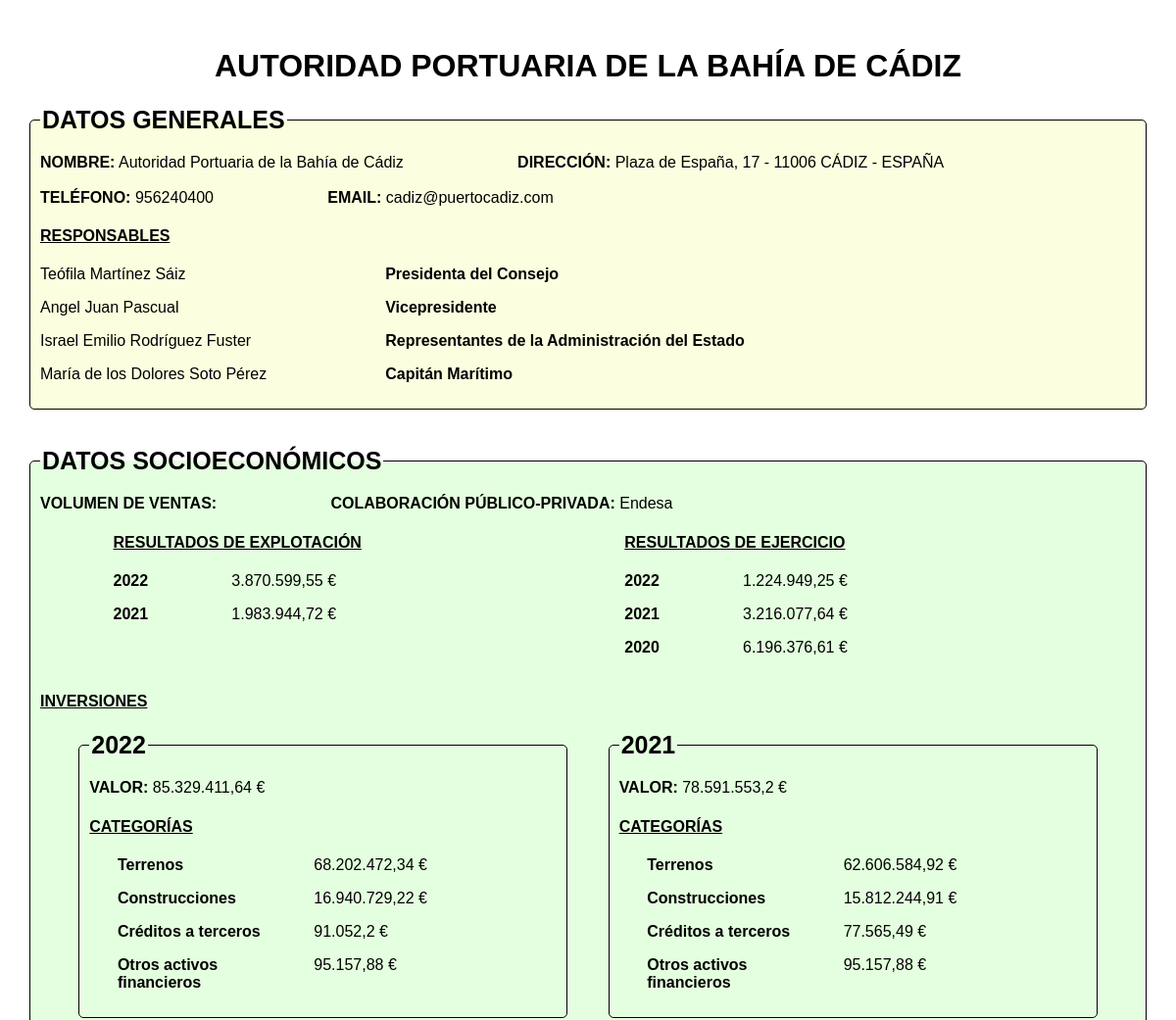
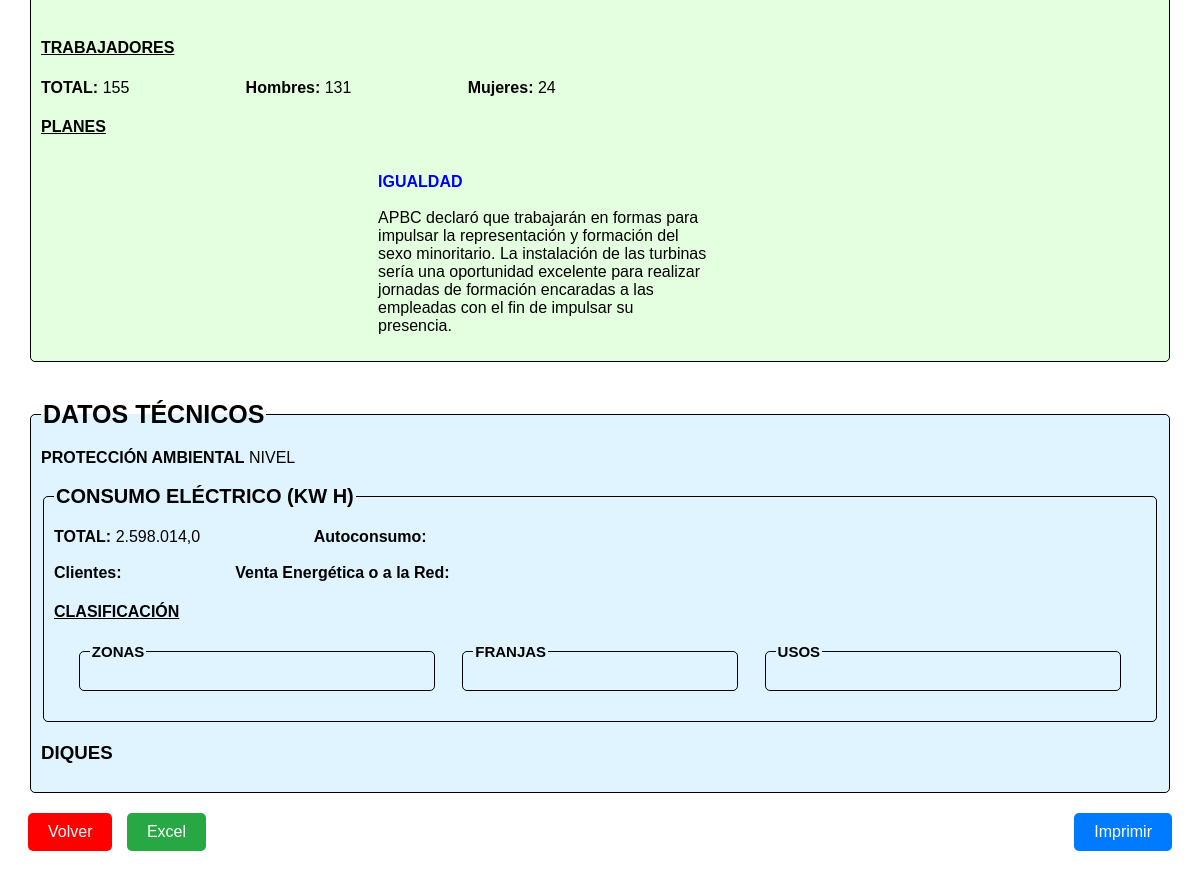
Page /show_details/3 on the earlier database version (2 pictures, top to bottom).
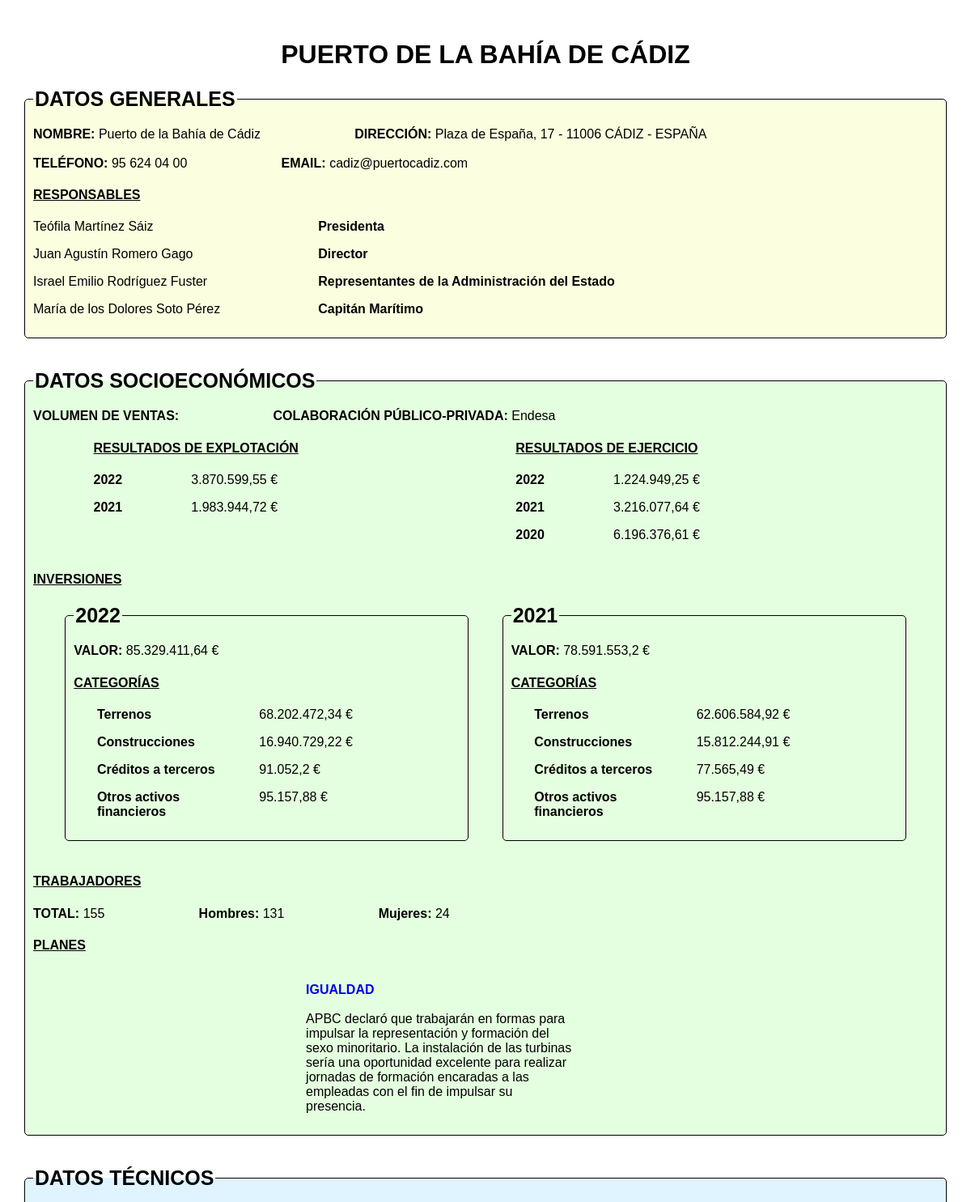
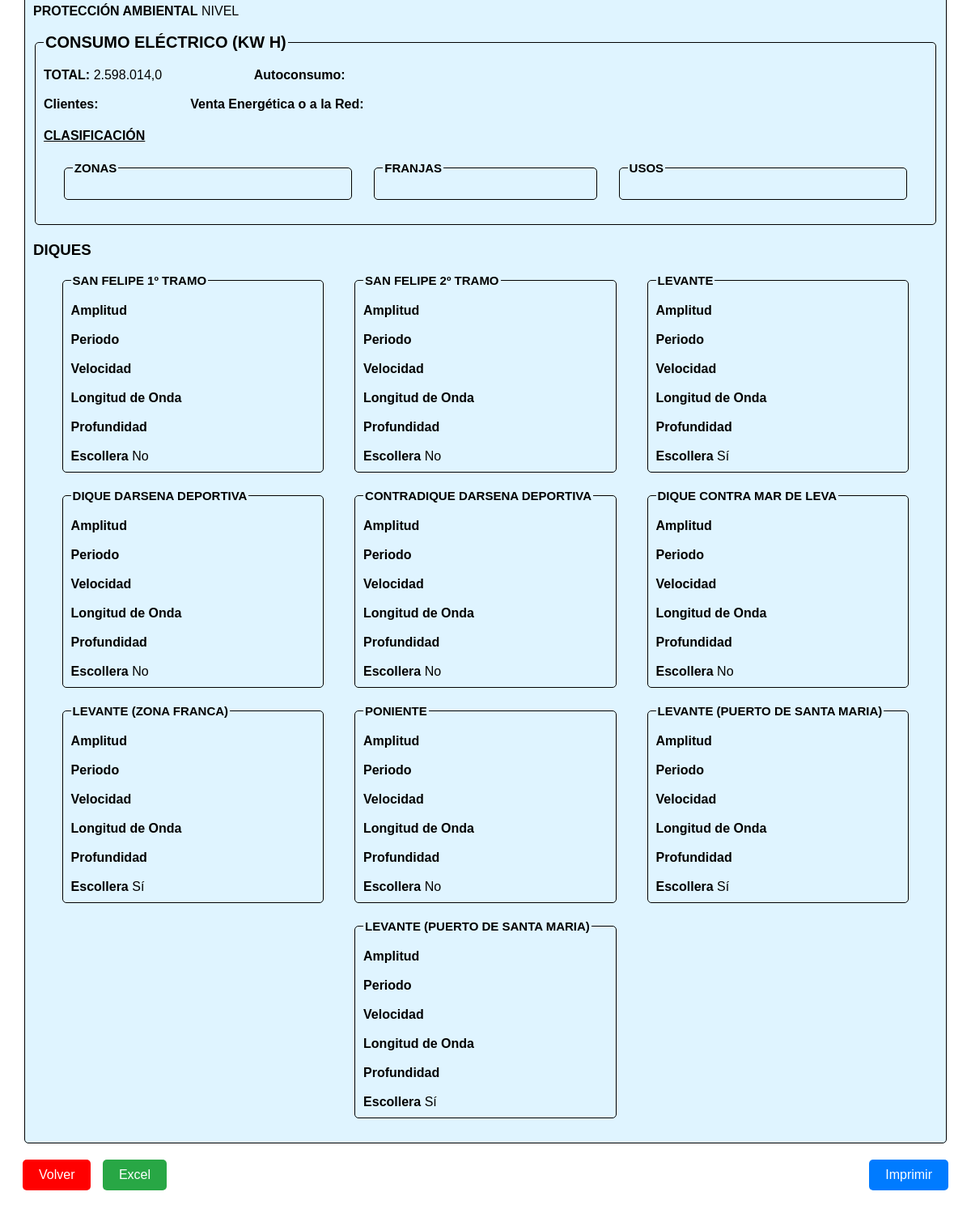
Same page on the later database version (2 pictures, top to bottom).
### tables this page shows
CREATE TABLE Generales (
        puerto_id INTEGER PRIMARY KEY AUTOINCREMENT,
        nombre_pu TEXT NOT NULL,
        direccion TEXT NOT NULL,
        telefono TEXT NOT NULL,
        mail TEXT NOT NULL
    );

CREATE TABLE Responsables (
        responsable_id INTEGER PRIMARY KEY AUTOINCREMENT,
        puerto_id INTEGER NOT NULL,
        nombre_res TEXT NOT NULL,
        apellidos TEXT NOT NULL,
        cargo_res TEXT NOT NULL,
        FOREIGN KEY (puerto_id) REFERENCES Generales(puerto_id)
    );

CREATE TABLE ResultadoExplotacion (
        resultado_id INTEGER PRIMARY KEY AUTOINCREMENT,
        puerto_id INTEGER NOT NULL,
        anio_ex INTEGER,
        valor_ex REAL,
        FOREIGN KEY (puerto_id) REFERENCES Socioeconomicos(puerto_id)
    );

CREATE TABLE ResultadoEjercicio (
        resultado_id INTEGER PRIMARY KEY AUTOINCREMENT,
        puerto_id INTEGER NOT NULL,
        anio_ej INTEGER,
        valor_ej REAL,
        FOREIGN KEY (puerto_id) REFERENCES Socioeconomicos(puerto_id)
    );

CREATE TABLE Inversiones (
        inversion_id INTEGER PRIMARY KEY AUTOINCREMENT,
        puerto_id INTEGER NOT NULL,
        anio_in INTEGER,
        valor_in REAL,
        FOREIGN KEY (puerto_id) REFERENCES Socioeconomicos(puerto_id)
    );

CREATE TABLE CategoriasInversiones (
        categoria_id INTEGER PRIMARY KEY AUTOINCREMENT,
        inversion_id INTEGER NOT NULL,
        puerto_id INTEGER NOT NULL,
        nombre_cat TEXT,
        valor_cat REAL,
        FOREIGN KEY (inversion_id) REFERENCES Inversiones(inversion_id)
    );

CREATE TABLE Diques (
        dique_id INTEGER PRIMARY KEY AUTOINCREMENT,
        puerto_id INTEGER NOT NULL,
        nombre_dique TEXT,
        amplitud REAL,
        periodo REAL,
        velocidad REAL,
        longitud_onda REAL,
        profundidad REAL,
        escullera BOOLEAN,
        FOREIGN KEY (puerto_id) REFERENCES Tecnicos(puerto_id)
    );

### main.py (the view, shortened to what this page needs)
@app.route('/show_details/<puerto_id>', methods=['GET', 'POST'])
def show_details(puerto_id):
    conn = sqlite3.connect('puertos.db')
    cursor = conn.cursor()
    cursor.execute("SELECT * FROM Generales WHERE puerto_id=?", (puerto_id,))
    generales = cursor.fetchone()
    nombre = generales[1]
    generales_columns = [desc[0] for desc in cursor.description]
    cursor.execute("SELECT * FROM Responsables WHERE puerto_id=?", (puerto_id,))
    responsables = cursor.fetchall()
    responsables_columns = [desc[0] for desc in cursor.description]
    cursor.execute("SELECT * FROM Socioeconomicos WHERE puerto_id=?", (puerto_id,))
    socioeconomicos = cursor.fetchone()
    socioeconomicos_columns = [desc[0] for desc in cursor.description]
    cursor.execute("SELECT * FROM Tecnicos WHERE puerto_id=?", (puerto_id,))
    tecnicos = cursor.fetchone()
    tecnicos_columns = [desc[0] for desc in cursor.description]
    cursor.execute("SELECT * FROM ResultadoExplotacion WHERE puerto_id=?", (puerto_id,))
    explotacion = cursor.fetchall()
    explotacion_columns = [desc[0] for desc in cursor.description]
    cursor.execute("SELECT * FROM ResultadoEjercicio WHERE puerto_id=?", (puerto_id,))
    ejercicios = cursor.fetchall()
    ejercicios_columns = [desc[0] for desc in cursor.description]
    cursor.execute("SELECT * FROM Inversiones WHERE puerto_id=?", (puerto_id,))
    inversiones = cursor.fetchall()
    inversiones_columns = [desc[0] for desc in cursor.description]
    cursor.execute("SELECT * FROM CategoriasInversiones WHERE puerto_id=?", (puerto_id,))
    categorias = cursor.fetchall()
    categorias_columns = [desc[0] for desc in cursor.description]
    cursor.execute("SELECT * FROM ZonasConsumoElectrico WHERE puerto_id=?", (puerto_id,))
    zonas = cursor.fetchall()
    zonas_columns = [desc[0] for desc in cursor.description]
    cursor.execute("SELECT * FROM FranjasHorariasConsumoElectrico WHERE puerto_id=?", (puerto_id,))
    franjas = cursor.fetchall()
    franjas_columns = [desc[0] for desc in cursor.description]
    cursor.execute("SELECT * FROM UsosConsumoElectrico WHERE puerto_id=?", (puerto_id,))
    usos = cursor.fetchall()
    usos_columns = [desc[0] for desc in cursor.description]
    cursor.execute("SELECT * FROM Diques WHERE puerto_id=?", (puerto_id,))
    diques = cursor.fetchall()
    diques_columns = [desc[0] for desc in cursor.description]
    conn.close()
    def convert_to_dataframe(data, columns):
        if isinstance(data, list) and len(data) > 0:
            return pd.DataFrame(data, columns=columns)
        elif data:
            return pd.DataFrame([data], columns=columns)
        else:
            return pd.DataFrame(columns=columns)
    df_generales = convert_to_dataframe(generales, generales_columns)
    df_responsables = convert_to_dataframe(responsables, responsables_columns)
    df_socioeconomicos = convert_to_dataframe(socioeconomicos, socioeconomicos_columns)
    df_tecnicos = convert_to_dataframe(tecnicos, tecnicos_columns)
    df_explotacion = convert_to_dataframe(explotacion, explotacion_columns)
    df_ejercicios = convert_to_dataframe(ejercicios, ejercicios_columns)
    df_inversiones = convert_to_dataframe(inversiones, inversiones_columns)
    df_categorias = convert_to_dataframe(categorias, categorias_columns)
    df_zonas = convert_to_dataframe(zonas, zonas_columns)
    df_franjas = convert_to_dataframe(franjas, franjas_columns)
    df_usos = convert_to_dataframe(usos, usos_columns)
    df_diques = convert_to_dataframe(diques, diques_columns)
    return render_template('details.html', generales=generales, responsables=responsables,
                           socioeconomicos=socioeconomicos, tecnicos=tecnicos, explotacion=explotacion,
                           ejercicios=ejercicios, inversiones=inversiones, categorias=categorias,
                           zonas=zonas, franjas=franjas, usos=usos, diques=diques)

### templates/details.html (shortened to what the changed rows need)
<!DOCTYPE html>
<html lang="es">
<head>
    <link rel="stylesheet" href="{{ url_for('static', filename='styles.css') }}">
</head>
<body>
<div class="container">
    <h1>{{ generales[1] }}</h1>
    <fieldset class="datos_generales" >
        {% macro format_valor(valor) %}
            {% set valor = valor|string %}
            {% set valor = valor|replace('.', ',') %}
            {% set valor = valor|reverse %}
            {% set character_position = valor.find(",") %}
            {% set v=namespace(valor_con_puntos = '') %}
            {% if character_position != -1 %}
                {% set ns = namespace(contador=0) %}
                {% for index in range(character_position + 1, valor|length) %}
                    {% if ns.contador == 3 %}
                        {% set v.valor_con_puntos = v.valor_con_puntos ~ '.' %}
                        {% set ns.contador = 0 %}
                    {% endif %}
                    {% set ns.contador = ns.contador + 1 %}
                    {% set v.valor_con_puntos = v.valor_con_puntos + valor[index] %}
                {% endfor %}
                {% set v.valor_con_puntos = valor[:character_position + 1] ~ v.valor_con_puntos %}
            {% endif %}
            {% if valor.endswith('-') %}
                {%set v.valor_con_puntos = v.valor_con_puntos|reverse%}
                {{ v.valor_con_puntos[1:]}}
            {% else %}
                {{ v.valor_con_puntos|reverse }}
            {% endif %}
        {% endmacro %}
        <legend>Datos Generales</legend>
        <p>
            <span><b>NOMBRE:</b></span>
            <span>{{ generales[1] }}</span>
        </p>
        <p>
            <span><b>DIRECCIÓN:</b></span>
            <span>{{ generales[2] }}</span>
        </p><br><br>
        <p>
            <span><b>TELÉFONO:</b></span>
            <span>{{ generales[3] }}</span>
        </p>
        <p>
            <span><b>EMAIL:</b></span>
            <span>{{ generales[4] }}</span>
        </p>
        <h4><u>RESPONSABLES</u></h4>
        <div id="responsables">
            {% for responsable in responsables %}
            <div id="responsable_{{ loop.index }}">
                <p style="display: flex;">
                    <span style="flex: 0.35;">{{ responsable[2] }} {{ responsable[3] }}</span>
                    <span style="flex: 0.65;"><b> {{ responsable[4] }}</b></span>
                </p>
            </div>
            {% endfor %}
        </div>
    </fieldset>
    <br>
    <fieldset class="datos_socioeconomicos" >
        <legend>Datos Socioeconómicos</legend>
        <p>
        </p>
        <p>
        </p>
        <div style="display: flex; justify-content: space-evenly;">
            <div id="resultados_explotacion" style="flex: 0.4;">
                {% for resultado_explotacion in explotacion %}
                <div id="resultado_explotacion_{{ loop.index }}">
                    <p style="display: flex; justify-content: space-evenly;">
                        <span style="flex: 0.3;"><b>{{ resultado_explotacion[2] }}</b></span>
                        <span style="flex: 0.7; color: {% if resultado_explotacion[3] < 0 %}red{% else %}black{% endif %};">
                            {{ "\t" + format_valor(resultado_explotacion[3]) + "€" }}
                        </span>
                    </p>
                </div>
                {% endfor %}
            </div>
            <div id="resultados_ejercicio" style="flex: 0.4;">
                {% for resultado_ejercicio in ejercicios %}
                <div id="resultado_ejercicio_{{ loop.index }}">
                    <p style="display: flex; justify-content: space-evenly;">
                        <span style="flex: 0.3;"><b>{{ resultado_ejercicio[2] }}</b></span>
                        <span style="flex: 0.7; color: {% if resultado_ejercicio[3] < 0 %}red{% else %}black{% endif %};">
                            {{ "\t" + format_valor(resultado_ejercicio[3]) + "€" }}
                        </span>
                    </p>
                </div>
                {% endfor %}
            </div>
        </div>
        <h4><u>INVERSIONES</u></h4>
        <div id="inversiones" style="display: flex; flex-wrap: wrap; justify-content: space-evenly;">
            {% for inversion in inversiones %}
            <div id="inversion_{{ loop.index }}" style="flex: 0 1 calc(45%);">
                <fieldset>
                    <legend>{{ inversion[2] }}</legend>
                    <p>
                        <span><b>VALOR:</b></span>
                        <span style="color: {% if inversion[3] < 0 %}red{% else %}black{% endif %};">
                            {{ "\t" + format_valor(inversion[3]) + "€" }}
                        </span>
                    </p>
                    <h4><u>CATEGORÍAS</u></h4>
                    <div id="categorias_inversion_{{ loop.index }}">
                        {% for categoria in categorias %}
                        {% if categoria[1] == inversion[0] %}
                        <p style="display: flex; justify-content: space-evenly;">
                            <span style="flex: 0.40;"><b>{{ categoria[3] }}</b></span>
                            <span style="flex: 0.40; color: {% if categoria[4] < 0 %}red{% else %}black{% endif %};">
                                {{ "\t" + format_valor(categoria[4]) + "€" }}
                            </span>
                        </p>
                        {% endif %}
                        {% endfor %}
                    </div>
                </fieldset>
            </div>
            {% endfor %}
        </div>
        <h4><u>TRABAJADORES</u></h4>
        <p>
        </p>
        <p>
        </p>
        <p>
        </p>
        <h4><u>PLANES</u></h4>
        <div style="display: flex; justify-content: space-evenly;">
        </div>
    </fieldset>
    <br>
    <fieldset class="datos-tecnicos" style="background: #dff4ff">
        <legend>Datos Técnicos</legend>
        <p>
            <span>NIVEL {{ tecnicos[6] }}</span><br>
        </p>
        <fieldset>
            <br><br>
        </fieldset>
        <h3>Diques</h3>
        <div style="display: flex; flex-wrap: wrap; justify-content: space-evenly;">
            {% for dique in diques %}
            <fieldset style="flex: 0 1 calc(27%);">
                <legend style="font-size: 15px;">{{ dique[2] }}</legend>
                <p>
                    <span><b>Amplitud</b></span>
                </p><br><br>
                <p>
                    <span><b>Periodo</b></span>
                </p><br><br>
                <p>
                    <span><b>Velocidad</b></span>
                </p><br><br>
                <p>
                    <span><b>Longitud de Onda</b></span>
                </p><br><br>
                <p>
                    <span><b>Profundidad</b></span>
                </p><br><br>
                <p>
                    <span><b>Escollera</b></span>
                    <span>{{"\t" +  "Sí" if dique[8] == 1 else "No" if dique[8] == 0 else "" }}</span>
                </p>
            </fieldset>
            {% endfor %}
        </div>
    </fieldset>
    <button type="button" id="button-back" onclick="window.location.href='{{ url_for('consult_port') }}'">Volver</button>
    <form action="{{ request.url }}" method="POST">
        <button type="submit" name="action" class="excel" value="download_excel">Excel</button>
    </form>
    <input type="button" name="imprimir" value="Imprimir" class="printbutton" onclick="window.print();">
</div>
</body>
</html>

Differences in the rows shown:
removed Responsables: nombre_res "Angel", apellidos "Juan Pascual", cargo_res "Vicepresidente"
changed Generales "Plaza de España, 17 - 11006 CÁDIZ - ESPAÑA": nombre_pu "AUTORIDAD PORTUARIA DE LA BAHÍA DE CÁDIZ" → "PUERTO DE LA BAHÍA DE CÁDIZ"; nombre_pu "Autoridad Portuaria de la Bahía de Cádiz" → "Puerto de la Bahía de Cádiz"; telefono "956240400" → "95 624 04 00"
changed Responsables "Teófila": cargo_res "Presidenta del Consejo" → "Presidenta"
added Responsables: nombre_res "Juan Agustín", apellidos "Romero Gago", cargo_res "Director"
added Diques: nombre_dique "SAN FELIPE 1º TRAMO", escullera "No"
added Diques: nombre_dique "SAN FELIPE 2º TRAMO", escullera "No"
added Diques: nombre_dique "LEVANTE", escullera "Sí"
added Diques: nombre_dique "DIQUE DARSENA DEPORTIVA", escullera "No"
added Diques: nombre_dique "CONTRADIQUE DARSENA DEPORTIVA", escullera "No"
added Diques: nombre_dique "DIQUE CONTRA MAR DE LEVA", escullera "No"
added Diques: nombre_dique "LEVANTE (ZONA FRANCA)", escullera "Sí"
added Diques: nombre_dique "PONIENTE", escullera "No"
added Diques: nombre_dique "LEVANTE (PUERTO DE SANTA MARIA)", escullera "Sí"
added Diques: nombre_dique "LEVANTE (PUERTO DE SANTA MARIA)", escullera "Sí"
